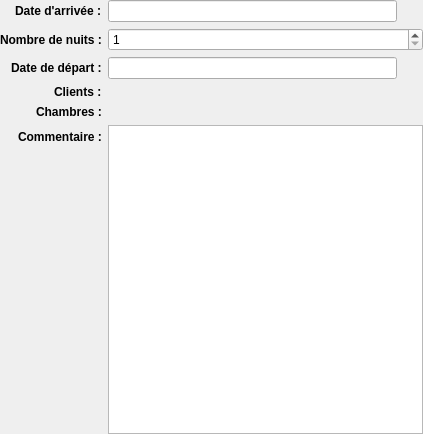
<?xml version="1.0" encoding="UTF-8"?>
<ui version="4.0">
 <class>BookingForm</class>
 <widget class="QFrame" name="BookingForm">
  <property name="geometry">
   <rect>
    <x>0</x>
    <y>0</y>
    <width>423</width>
    <height>434</height>
   </rect>
  </property>
  <layout class="QFormLayout" name="formLayout">
   <property name="fieldGrowthPolicy">
    <enum>QFormLayout::AllNonFixedFieldsGrow</enum>
   </property>
   <property name="labelAlignment">
    <set>Qt::AlignRight|Qt::AlignTrailing|Qt::AlignVCenter</set>
   </property>
   <property name="margin">
    <number>0</number>
   </property>
   <item row="0" column="0">
    <widget class="QLabel" name="label">
     <property name="font">
      <font>
       <weight>75</weight>
       <bold>true</bold>
      </font>
     </property>
     <property name="text">
      <string>Date d'arrivée :</string>
     </property>
    </widget>
   </item>
   <item row="1" column="0">
    <widget class="QLabel" name="label_2">
     <property name="font">
      <font>
       <weight>75</weight>
       <bold>true</bold>
      </font>
     </property>
     <property name="text">
      <string>Nombre de nuits :</string>
     </property>
    </widget>
   </item>
   <item row="3" column="0">
    <widget class="QLabel" name="label_3">
     <property name="font">
      <font>
       <weight>75</weight>
       <bold>true</bold>
      </font>
     </property>
     <property name="text">
      <string>Clients :</string>
     </property>
    </widget>
   </item>
   <item row="4" column="0">
    <widget class="QLabel" name="label_6">
     <property name="font">
      <font>
       <weight>75</weight>
       <bold>true</bold>
      </font>
     </property>
     <property name="text">
      <string>Chambres :</string>
     </property>
    </widget>
   </item>
   <item row="4" column="1">
    <widget class="QFrame" name="roomsContainer"/>
   </item>
   <item row="5" column="0">
    <widget class="QLabel" name="label_5">
     <property name="font">
      <font>
       <weight>75</weight>
       <bold>true</bold>
      </font>
     </property>
     <property name="text">
      <string>Commentaire :</string>
     </property>
    </widget>
   </item>
   <item row="5" column="1">
    <widget class="QTextEdit" name="textEditComment"/>
   </item>
   <item row="3" column="1">
    <widget class="QFrame" name="clientsContainer"/>
   </item>
   <item row="0" column="1">
    <layout class="QHBoxLayout" name="horizontalLayout_4">
     <item>
      <widget class="QLineEdit" name="lineEditStartDate">
       <property name="readOnly">
        <bool>true</bool>
       </property>
      </widget>
     </item>
     <item>
      <widget class="QPushButton" name="pushButtonSelectStartDate">
       <property name="minimumSize">
        <size>
         <width>20</width>
         <height>20</height>
        </size>
       </property>
       <property name="maximumSize">
        <size>
         <width>20</width>
         <height>20</height>
        </size>
       </property>
       <property name="icon">
        <iconset resource="../loteliQt.qrc">
         <normaloff>:/resources/calendar.png</normaloff>:/resources/calendar.png</iconset>
       </property>
       <property name="iconSize">
        <size>
         <width>20</width>
         <height>20</height>
        </size>
       </property>
       <property name="flat">
        <bool>true</bool>
       </property>
      </widget>
     </item>
    </layout>
   </item>
   <item row="2" column="0">
    <widget class="QLabel" name="label_4">
     <property name="font">
      <font>
       <weight>75</weight>
       <bold>true</bold>
      </font>
     </property>
     <property name="text">
      <string>Date de départ :</string>
     </property>
    </widget>
   </item>
   <item row="2" column="1">
    <layout class="QHBoxLayout" name="horizontalLayout_3">
     <item>
      <widget class="QLineEdit" name="lineEditEndDate">
       <property name="readOnly">
        <bool>true</bool>
       </property>
      </widget>
     </item>
     <item>
      <widget class="QPushButton" name="pushButtonSelectEndDate">
       <property name="minimumSize">
        <size>
         <width>20</width>
         <height>20</height>
        </size>
       </property>
       <property name="maximumSize">
        <size>
         <width>20</width>
         <height>20</height>
        </size>
       </property>
       <property name="icon">
        <iconset resource="../loteliQt.qrc">
         <normaloff>:/resources/calendar.png</normaloff>:/resources/calendar.png</iconset>
       </property>
       <property name="iconSize">
        <size>
         <width>20</width>
         <height>20</height>
        </size>
       </property>
       <property name="flat">
        <bool>true</bool>
       </property>
      </widget>
     </item>
    </layout>
   </item>
   <item row="1" column="1">
    <widget class="QSpinBox" name="spinBoxDays">
     <property name="minimum">
      <number>1</number>
     </property>
     <property name="maximum">
      <number>999999</number>
     </property>
    </widget>
   </item>
  </layout>
 </widget>
 <resources>
  <include location="../loteliQt.qrc"/>
 </resources>
 <connections/>
</ui>
